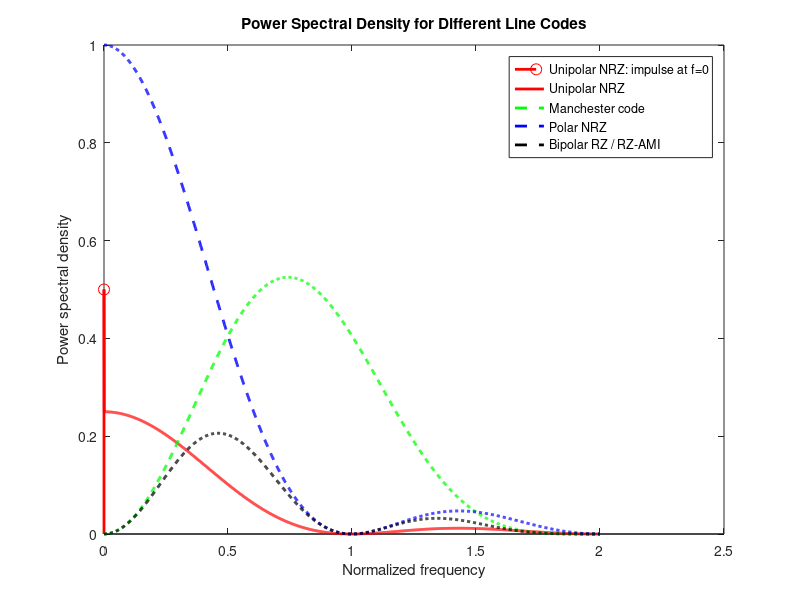

Recreate this plot in MATLAB.
v = 1; R = 1; T = 1/R; 
f = (0:0.001*R:2*R) + 1e-10; 
f_zero = 1e-9;

% Unipolar NRZ
s_unipolar_nrz = (v^2 * T/4) * (sin(pi*f*T) ./ (pi*f*T)).^2;
s_unipolar_nrz(1) = s_unipolar_nrz(1) + (v^2 / 4) + f_zero;

figure;
stem(f_zero, s_unipolar_nrz(1), 'or', 'LineWidth', 2, 'MarkerSize', 8);
hold on;
plot(f, s_unipolar_nrz, '-r', 'LineWidth', 2);

% Manchester code
plot(f, (v^2 * T) * ((sin(pi*f*T/2) ./ (pi*f*T/2)).^2) .* (sin(pi*f*T/2).^2), '--g', 'LineWidth', 2);

% Polar NRZ
plot(f, (v^2 * T) * (sin(pi*f*T) ./ (pi*f*T)).^2, '--b', 'LineWidth', 2);

% Bipolar RZ
plot(f, (v^2 * T/4) * ((sin(pi*f*T/2) ./ (pi*f*T/2)).^2) .* (sin(pi*f*T).^2), '--k', 'LineWidth', 2);

legend('Unipolar NRZ: impulse at f=0', 'Unipolar NRZ', 'Manchester code', 'Polar NRZ', 'Bipolar RZ / RZ-AMI');
xlabel('Normalized frequency');
ylabel('Power spectral density');
title('Power Spectral Density for Different Line Codes');
